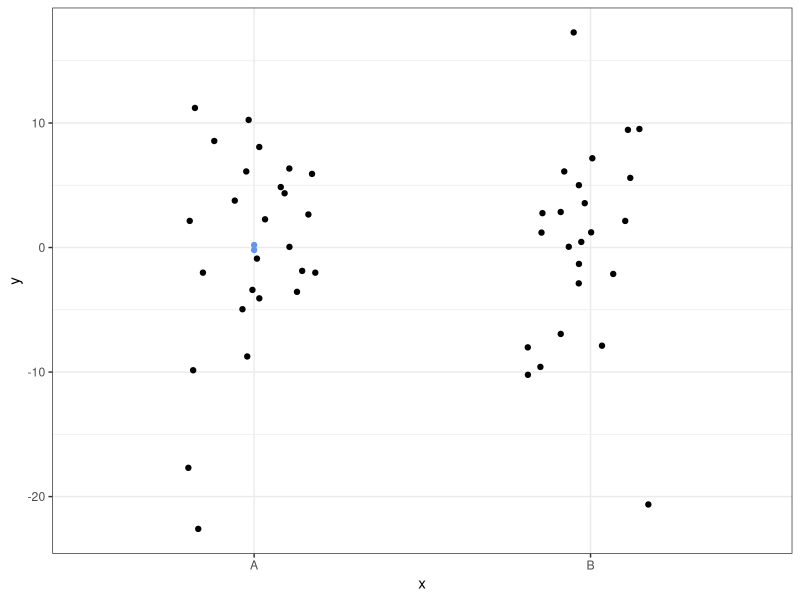

Reproduce this figure in R.
## ---- chunk 1
library(tidyverse)
set.seed(222)
theme_set(theme_bw())
## ---- chunk 2
x <- sample(c("A","B"), 50, replace = TRUE)
x_flag <- ifelse(x == "A", 0, 1)
## ---- chunk 3
beta_0 <- -10
beta_1 <-  20
sigma <- 8
## ---- chunk 4
y_expected <- beta_0 + beta_1 * x_flag
## ---- chunk 5
y <- rnorm(
  n = 50,
  mean = mean(y_expected),
  sd = sigma
)

simulated_data <- tibble(
  x,
  y
)
## ---- chunk 6
categorical_lm <- lm(y ~ x, data = simulated_data)
# Verify the model coefficients approximate the simulation parameters
summary(categorical_lm)
## ---- chunk 7
betas <- coef(categorical_lm)

ggplot(simulated_data, aes(x = x, y = y)) +
  geom_point(position = position_jitter(width = 0.2)) +
  # beta_0 = mean of reference level
  annotate("point", x = 1, y = betas[1], color = "cornflowerblue") +
  # beta_1 = difference from reference level
  annotate(
    "segment",
    x = 1.5,
    xend = 1.5,
    y = betas[0],
    yend = sum(betas),
    color = "cornflowerblue"
  ) +
  # beta_0 + beta_1 = mean of second level
  annotate("point", x = 1, y = sum(betas), color = "cornflowerblue")
